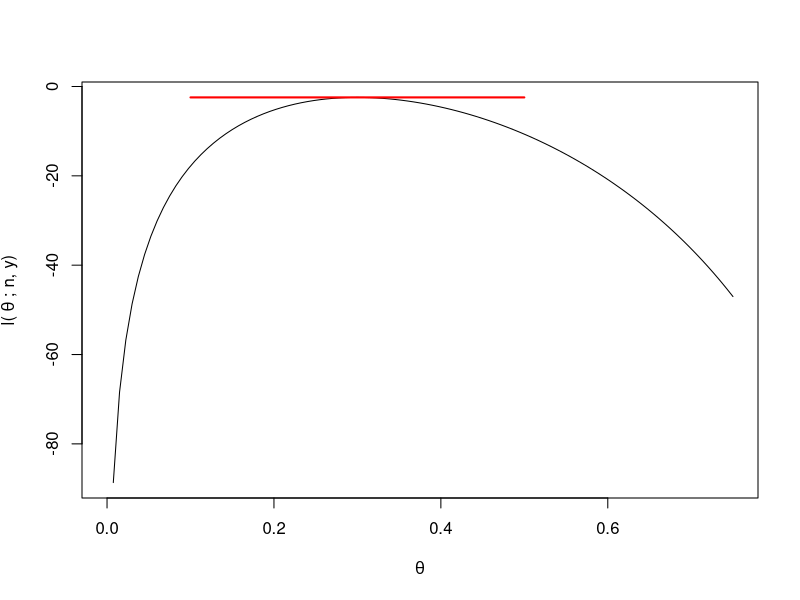
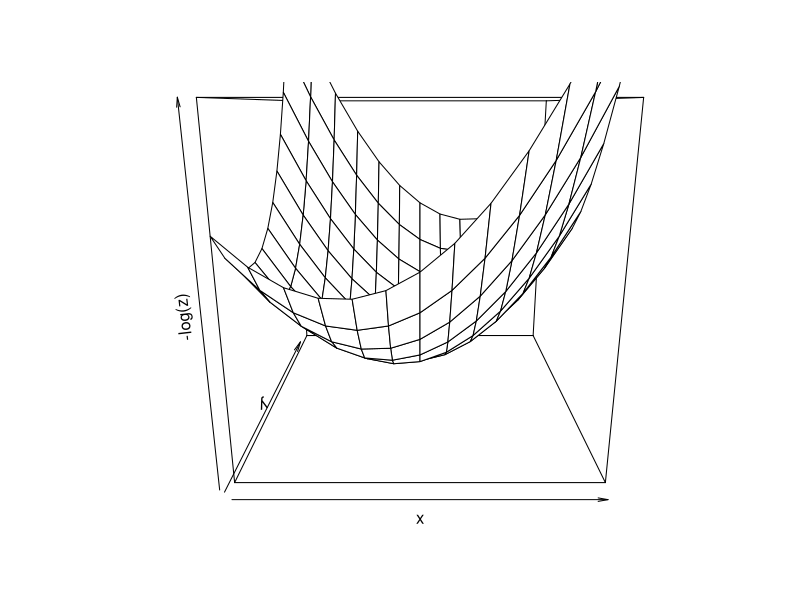

Reproduce these figures in R, in order.
## ---- chunk 1
knitr::opts_chunk$set(echo = TRUE)
## ---- chunk 2
curve(dbinom(30,100,x, TRUE),0,0.75, ylab = expression("l("~theta~ "; n, y)"), xlab = expression(theta))
ll=dbinom(30,100,.3,TRUE) 
segments(0.1, ll, 0.5, ll, col='red', lwd=2)

## ---- chunk 3

  cor2cov <- function(R,sd2){
    S <- c(sd2, sd2)
    diag(S) %*% R %*% diag(S)
  }

  C <- cbind(c(1, .4), c(.4, 1))
  Sigma <- cor2cov(C, 1)
  
  x <- seq(-3, 3,  .5)
    y <- x
    z <- matrix(0,length(x),length(y))
    for(i in 1:length(x)){
      for(j in 1:length(y)){
        z[i,j] <- mvtnorm::dmvnorm(c(x[i],y[j]), sigma = Sigma)
      }
    }
  persp(x, y, -log(z), zlim = range(0,12))

